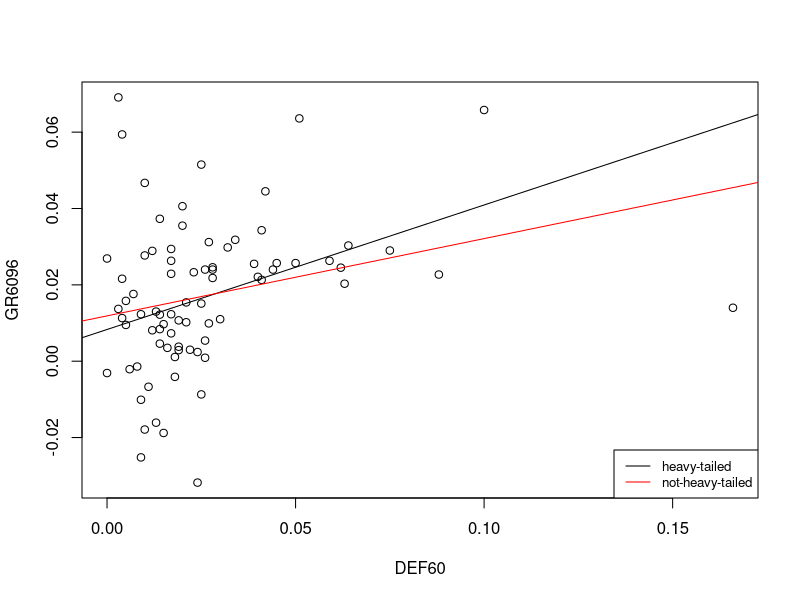

Generate this figure with R:

library(ggplot2)
library(mvtnorm)

# sample beta
rbeta = function(m2,k2,w2){
  rbeta = sample_mvn(t(m2), solve(k2)/w2, 1)
  return(rbeta)
}

rlambda<-function(h, n, beta, w, Y, X) {
  #sampling from conditional distribution of lambda given y, beta and w
  #a = (h+1)/2
  #b = (1/2)*(w*rss+h)
  #lambda = rgamma(n, shape = a, rate = b)
  #lambda = rgamma(n, shape = rep(a,n), rate = b)
  lambda = rgamma(n, rep(h/2+1/2,n),h/2+w*(Y-X %*% beta)^2/2)
  #return(lambda)
  
  
} 

rw<-function(d2,eta2) {
  #sampling from conditional distribution of w given y, lambda
  w = rgamma(1, shape = d2/2, rate = eta2/2)
  return(w)
}

sample_mvn<-function(mu,cov,n=1e3) {
  #simulate random variables based on given mean vector and covariance matrix
  p = length(mu)
  unit_norm_sample = matrix(nrow = n, ncol = p)
  mvn_sample = matrix(nrow = n, ncol = p)
  for (j in 1:p){
    unit_norm_sample[,j] = rnorm(n)
  }
  L = chol(cov)
  mvn_sample =  t(L%*% t(unit_norm_sample)) + mu
  return(mvn_sample)
}



gdp<-read.csv("gdpgrowth.csv",header=T,stringsAsFactors = FALSE)

X = cbind(rep(1,dim(gdp)[1]),gdp$DEF60) #add one column for interception
Y = gdp$GR6096

#######BAYESIAN LINEAR REGRESSION#################
#define the prior parameters
k = matrix(data=c(0.001,0,0,0.001),nrow = 2, ncol = 2,byrow = T)  #diagnal & pretty vague precision matrix for w
d = 1
eta = 0.001
m = rep(0,dim(k)[1])
#calculate posterior distribution for w & beta
n = dim(X)[1]
p = dim(X)[2]
#d*
d2 = n+d
#k*
k2 = t(X) %*% X+k
#m*
m2 = solve(k2) %*% (t(X) %*% Y+k %*% m)
#eta*
eta2 = eta+t(Y) %*% Y+t(m) %*% k %*% m-t(m2) %*% k2 %*% m2

#posterior distribution of beta: p(beta|y)
#according to (C), p(beta|y) is a t-distribution: t(m2,d2,(eta2/d2)K2), posterior estimate of beta is m2
beta_post= m2

#pred_y = X %*% beta_post










##############HEAVY-TAILED part###############
iter = 1e4
x_dim = 2
p_dim = 2
d = 0.01
eta = 0.01
k = matrix(data=c(0.001,0,0,0.001),nrow = 2, ncol = 2,byrow = T) 
m = rep(0,dim(k)[1])
lambda = c(0, 0)
n = dim(X)[1]
h = 0.0001

beta = matrix(nrow = iter, ncol = p_dim)
w = rep(0,n)
#w[1] = rw(d, eta)
w[1] = 1
lambda = matrix(nrow = iter, ncol = n)
# s
d2 = n+d
#k*
lambda_p = diag(rep(1,n))

k2 = t(X) %*%  lambda_p %*% X+k
#m*
m2 = solve(k2) %*% (t(X) %*% lambda_p %*% Y+k %*% m)
#eta*
eta2 = eta+t(Y) %*% lambda_p %*% Y+t(m) %*% k %*% m-t(m2) %*% k2 %*% m2


## gibs sampler##
for(i in 2:iter){
  #beta[i,] = rbeta(m2, k2, w[i-1])
  beta[i,] = rmvnorm(1, m2, sigma = solve(k2)/w[i-1])
  
  # update beta
  
  #beta[i,] = rbeta(y, w, lambda, x, k, m)
  w[i] =rw(d2, eta2)
  
  #rss
  #rss = crossprod(Y - X%*%beta[i,])
  # sample each lambda 
  #lambda[i,] = rlambda(h, n, beta[i,], w[i], rss)
  lambda[i,] = rlambda(h, n, beta[i,], w[i], Y,X)
  #lambda[i,] = rgamma(n, rep(h/2+1/2,n),h/2+w[i]*(Y-X %*% beta[i,])^2/2)
  lambda_p = diag(lambda[i,])
  k2 = t(X) %*%  lambda_p %*% X+k
  m2 = solve(k2) %*% (t(X) %*% lambda_p %*% Y+k %*% m)
  eta2 = eta+t(Y) %*% lambda_p %*% Y+t(m) %*% k %*% m-t(m2) %*% k2 %*% m2

}

beta.avg = colMeans(beta[(iter-1000):iter,])

#############for plotting##########################
plot(X[,2],Y,xlab='DEF60',ylab='GR6096')
abline(a=beta.avg[1],b=beta.avg[2])
abline(a=beta_post[1],b=beta_post[2],col='red')

legend('bottomright',cex=.8,legend=c('heavy-tailed','not-heavy-tailed'),col=c('black','red'),lty=1)
